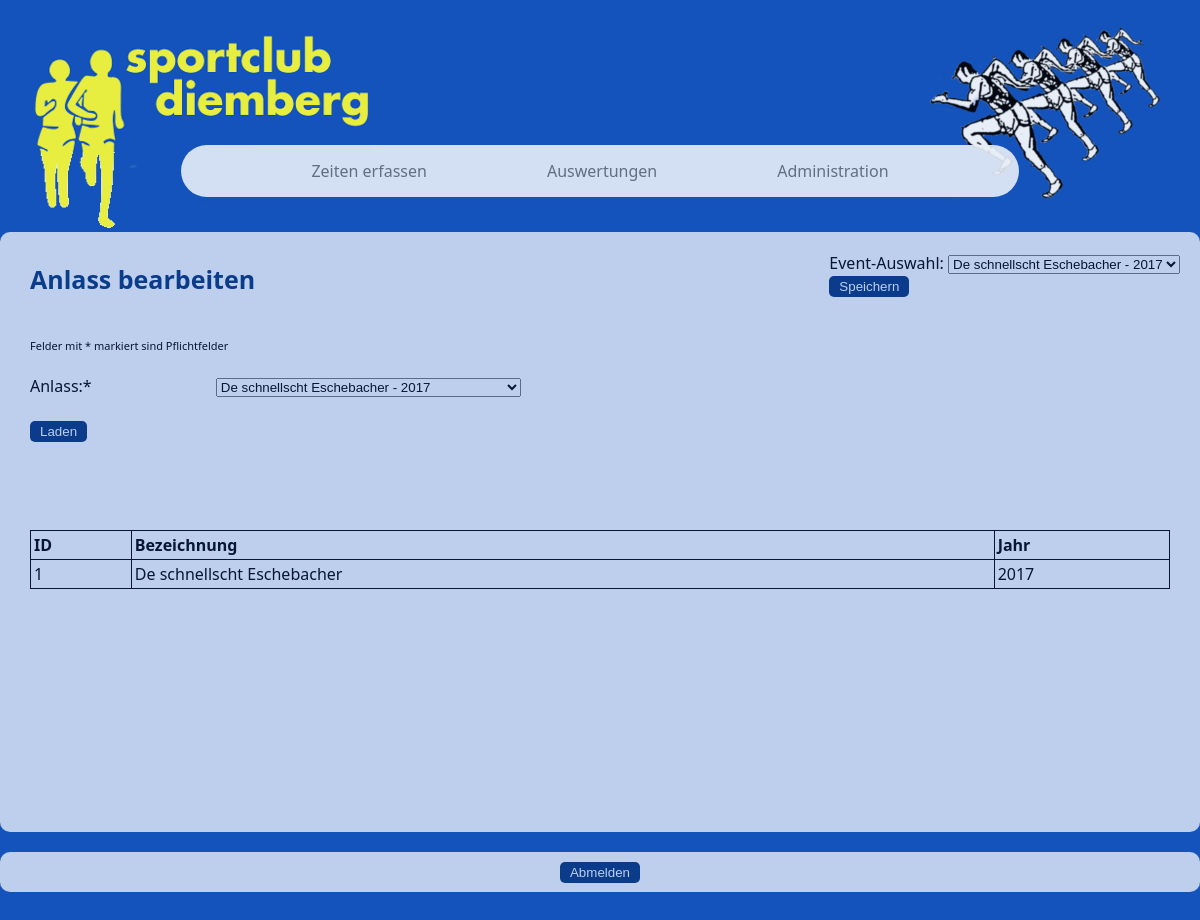
The app's page /anlass_bearbeiten.php (signed in) with its own data.
### tables this page shows
CREATE TABLE IF NOT EXISTS `event` (
`event_id` int(11) NOT NULL,
  `event_name` varchar(50) NOT NULL,
  `year` int(11) NOT NULL
);

### anlass_bearbeiten.php (the view, shortened to what this page needs)
<!DOCTYPE html>
<html>
    <head>
        <link rel="stylesheet" href="_css/style.css" type="text/css">
        <link rel="stylesheet" href="_css/style_anlass.css" type="text/css">
        <?php
			include 'php/config.php';
        ?>
    </head>
    <body>
        <div id="sitediv">
            <a><img id="scdiemberg_logo" src="_img/sportclubdiemberg_logo_klein.png"/></a>
            <a><img id="deschnellsteschenbacher_logo" src="_img/deschnellsteschenbacher_logo_klein.png"/></a>
            <?php
				include 'includes/navigation.php';
            ?>
            <div id="content">
				<?php
					include 'includes/event_selection.php';
				?>
                <h1 id="site_title">Anlass bearbeiten</h1>
                <form id="form_verwaltung" action="" method="GET">
                    </br><p style="font-size: 11px;">Felder mit * markiert sind Pflichtfelder</p></br>
					<?php
						echo 'Anlass:* <select  id="anlass" type="text" name="anlass" size="1">';
						$res2 = mysqli_query($db,"SELECT * FROM event ORDER BY event_name asc;");
						while($row = mysqli_fetch_array($res2))
						{
							echo '<option value="'.$row['event_id'].'">'.$row['event_name'].' - '.$row['year'].'</option>';
						}
						echo '</select><br>';
					?>
					<input id="laden_button"type="submit" name="laden_button_anlass_bearbeiten" value="Laden"/>
                </form>
				<?php
					echo "<br><br><br><br>";
					$sql = "SELECT * FROM `event` ORDER BY event_id desc;";
					$res = mysqli_query($db,$sql);
					if(mysqli_num_rows($res) >= 1)
					{
						echo '<table border="1" id="anlass_tabelle">';
						echo "<tr><th>ID</th><th>Bezeichnung</th><th>Jahr</th></tr>";
						while($row = mysqli_fetch_array($res))
						{
							echo "<tr><td>";
							echo $row['event_id'];
							echo "</td><td>";
							echo $row['event_name'];
							echo "</td><td>";
							echo $row['year'];
							echo "</td></tr>";
						}
						echo "</table>";
					}
					else
					{
						echo "There was no matching record for the name " . $searchTerm;
					}
				?>
				<br><br>
            </div>
            <div id="footer">
				<center>
					<?php
						include 'includes/logout.php';
					?>
				</center>
            </div>
        </div>
    </body>
</html>

### _css/style.css (style rules this page uses)
* { margin: 0px; padding: 0px; text-decoration: none; }
body { font-family: Segoe UI, Verdana, sans-serif; background-color: rgb(19,83,187); background-size: cover; opacity: 0.9; }
input { background-color:white; }
table { border-collapse: collapse; border: 1.5px solid black; min-width: 780px; max-width: 1180px; }
table td { border: 1.5px solid black; padding: 3px; }
table th { padding: 3px; }
#sitediv { min-width: 820px; max-width: 1250px; margin: 0 auto; text-align: center; }
#scdiemberg_logo { position: absolute; top: 30px; left: 30px; }
#deschnellsteschenbacher_logo { position: absolute; top: 20px; right: 30px; }
#content { min-height: 600px; background: white; opacity: 0.8; clear: both; margin-bottom: 20px; border-radius: 10px; z-index: 1; text-align: left; }
#footer { height: 40px; background: white; margin-top: 10px; opacity: 0.8; margin-bottom: 50px; border-radius: 10px; }
#site_title { font-size: 25px; color: rgb(9,51,121); padding-top: 30px; padding-left: 30px; }
#laden_button { padding: 3px 10px 3px 10px; border: none; background: rgb(9,51,121); color: white; border-radius: 5px; }
#form_verwaltung { padding-left: 30px; padding-top: 20px; }

### _css/style_anlass.css (style rules this page uses)
#anlass { margin-left: 120px; width: 305px; }
#anlass_tabelle { width: 95%; margin: 0 auto; }

### records on screen
event: event_id "1", event_name "De schnellscht Eschebacher", year "2017"

### other values on screen
form field event_selection "De schnellscht Eschebacher - 2017"
form field anlass "De schnellscht Eschebacher - 2017"
